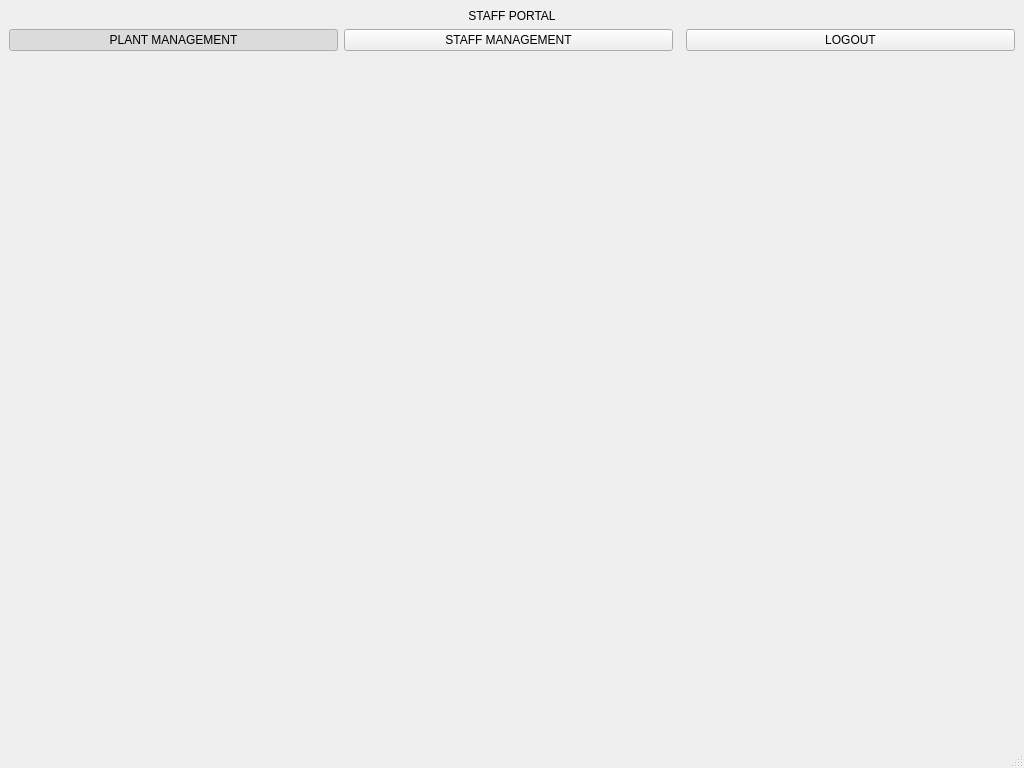
<?xml version="1.0" encoding="UTF-8"?>
<ui version="4.0">
 <class>StaffMainWindow</class>
 <widget class="QMainWindow" name="StaffMainWindow">
  <property name="geometry">
   <rect>
    <x>0</x>
    <y>0</y>
    <width>1024</width>
    <height>768</height>
   </rect>
  </property>
  <property name="windowTitle">
   <string>Plant Nursery - Staff Portal</string>
  </property>
  <widget class="QWidget" name="centralwidget">
   <layout class="QVBoxLayout" name="verticalLayout">
    <item>
     <widget class="QLabel" name="titleLabel">
      <property name="text">
       <string>STAFF PORTAL</string>
      </property>
      <property name="alignment">
       <set>Qt::AlignCenter</set>
      </property>
     </widget>
    </item>
    <item>
     <layout class="QHBoxLayout" name="navigationLayout">
      <item>
       <widget class="QPushButton" name="plantManagementButton">
        <property name="text">
         <string>PLANT MANAGEMENT</string>
        </property>
        <property name="checkable">
         <bool>true</bool>
        </property>
        <property name="checked">
         <bool>true</bool>
        </property>
       </widget>
      </item>
      <item>
       <widget class="QPushButton" name="staffManagementButton">
        <property name="text">
         <string>STAFF MANAGEMENT</string>
        </property>
        <property name="checkable">
         <bool>true</bool>
        </property>
       </widget>
      </item>
      <item>
       <spacer name="navSpacer">
        <property name="orientation">
         <enum>Qt::Horizontal</enum>
        </property>
       </spacer>
      </item>
      <item>
       <widget class="QPushButton" name="logoutButton">
        <property name="text">
         <string>LOGOUT</string>
        </property>
       </widget>
      </item>
     </layout>
    </item>
    <item>
     <widget class="QStackedWidget" name="stackedWidget">
      <property name="currentIndex">
       <number>0</number>
      </property>
      <widget class="PlantManagementWidget" name="plantManagementWidget"/>
      <widget class="StaffManagementWidget" name="staffManagementWidget"/>
     </widget>
    </item>
   </layout>
  </widget>
  <widget class="QStatusBar" name="statusbar"/>
 </widget>
 <customwidgets>
  <customwidget>
   <class>PlantManagementWidget</class>
   <extends>QWidget</extends>
   <header>PlantManagementWidget.h</header>
   <container>1</container>
  </customwidget>
  <customwidget>
   <class>StaffManagementWidget</class>
   <extends>QWidget</extends>
   <header>StaffManagementWidget.h</header>
   <container>1</container>
  </customwidget>
 </customwidgets>
 <resources/>
 <connections/>
</ui>
